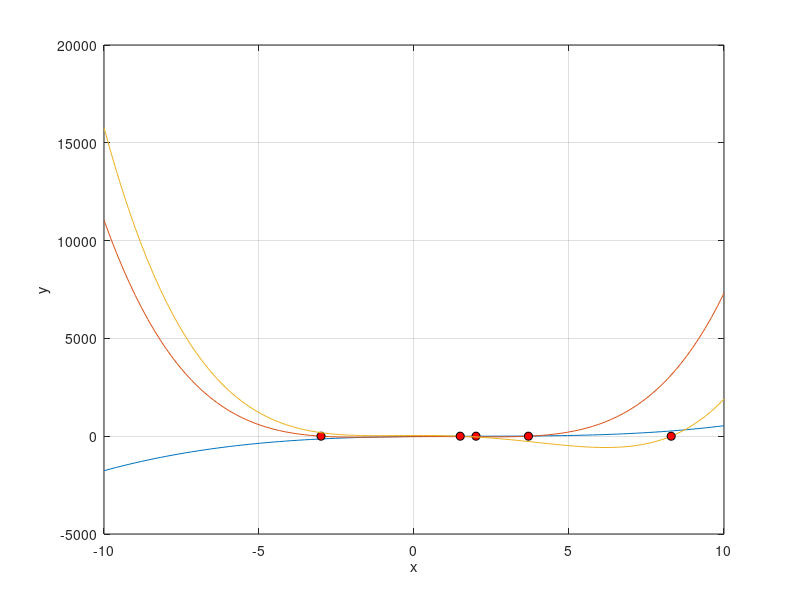

Source code (MATLAB): (Note: this script raises an error after producing the figure.)
%8
P=[1 -6 15 -14];
x=linspace(-10,10);
F=polyval(P,x);
plot(x,F);
hold on
grid on

R = roots(P);
fprintf('Roots: \n');
disp(R);
real_roots = R(R==real(R));
fprintf('Real roots: \n');
disp(real_roots);
plot(real_roots,zeros(size(real_roots)),'ok','MarkerFace','r');
xlabel('x')
ylabel('y')
%%

%8-b
P=[1 -2 -8 13 -24]
x=linspace(-10,10);
F=polyval(P,x);
plot(x,F);
hold on
grid on

R = roots(P);
fprintf('Roots: \n');
disp(R);
real_roots = R(R==real(R));
fprintf('Real roots: \n');
disp(real_roots);
plot(real_roots,zeros(size(real_roots)),'ok','MarkerFace','r');
xlabel('x')
ylabel('y')
%%

%8-c

P=[1 -7 -12 6 36]
x=linspace(-10,10);
F=polyval(P,x);
plot(x,F);
hold on
grid on

R = roots(P);
fprintf('Roots: \n');
disp(R);
real_roots = R(R==real(R));
fprintf('Real roots: \n');
disp(real_roots);
plot(real_roots,zeros(size(real_roots)),'ok','MarkerFace','r');
xlabel('x')
ylabel('y')
%%
%8-c-немного по-другому
 P = [1 -7 -12 6 36];

 format short
R=roots(P);
R=R(imag(R)==0);
disp(R)
x = linspace( min(R)-7, max(R)+1, 100);
y = polyval(p,x);
 
plot(x,y, R, zeros(1,length(R)),'or')
grid on


  
   
    
